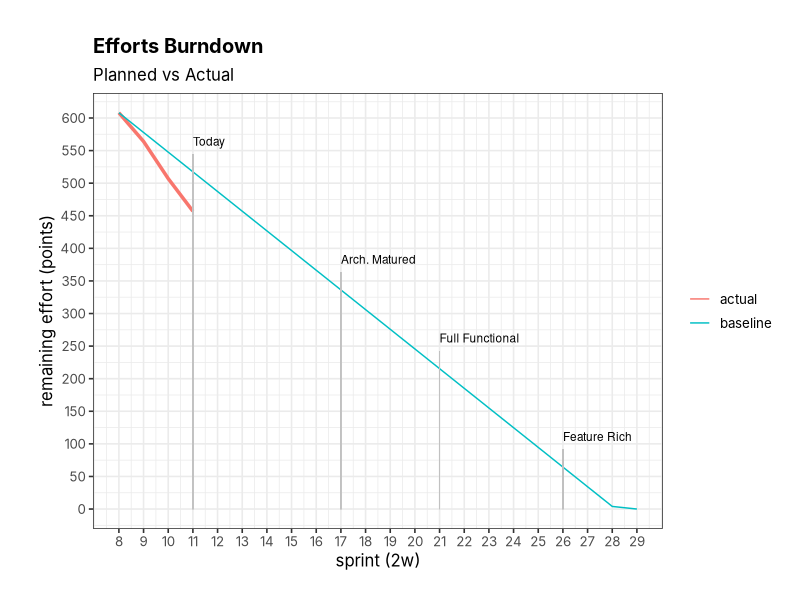

The R source for this figure:
library(ggplot2);

ystep <- 50
guide_line_color <- '#c0c0c0'
guide_line_sz <- .2
curr_sprint <- 11
annotation_sz <- 3

my_theme <- function() {
    theme_bw(base_size=12, base_family = 'SF Pro Display') +
        theme(legend.title = element_blank()) +
        theme(plot.title = element_text(vjust = 1.25, face = 'bold')) +
        theme(plot.margin = unit(c(1, .5, .75, 1), "cm"))
}

dat <- read.csv('burndown.csv')
baseline <- data.frame(dat$Sprint, dat$Baseline, rep('baseline', dim(dat)[1]))
actual <- data.frame(dat$Sprint, dat$Actual, rep('actual', dim(dat)[1]))
actual <- subset(actual, ! is.na(dat.Actual))
head <- c('sprint', 'efforts', 'type')
names(baseline) <- head
names(actual) <- head
burndown <- rbind(baseline, actual)

max_efforts <- max(burndown$efforts)
min_sprint <- min(burndown$sprint)
max_sprint <- max(burndown$sprint)
velocity <- max_efforts / (max_sprint - min_sprint)

min(actual$efforts)
plot <- ggplot(burndown, aes(sprint, efforts)) +
    geom_line(aes(color = type, size = type != 'baseline')) +
    scale_x_continuous(limits = c(min_sprint, max_sprint),
        breaks = seq(min_sprint, max_sprint, by=1), name = 'sprint (2w)') +
    scale_y_continuous(limits = c(0, max_efforts),
        breaks = seq(0, max_efforts, by=ystep), name = 'remaining effort (points)') +
    scale_size_manual(values = c(0.5, 1.2), guide = FALSE) +
    geom_segment(aes(x = curr_sprint, xend = curr_sprint, y = 0, yend = 554.40 - 10),
                 color = guide_line_color, size = guide_line_sz) +
    geom_segment(aes(x = 17, xend = 17, y = 0, yend = 373.2 - 10),
                 color = guide_line_color, size = guide_line_sz) +
    geom_segment(aes(x = 21, xend = 21, y = 0, yend = 252.4 - 10),
                 color = guide_line_color, size = guide_line_sz) +
    geom_segment(aes(x = 26, xend = 26, y = 0, yend = 101.4 - 10),
                 color = guide_line_color, size = guide_line_sz) +
    annotate('text', x = curr_sprint, y = 554.40 + 10, hjust = 0,
             size = annotation_sz, label = 'Today') +
    annotate('text', x = 17, y = 373.2 + 10, hjust = 0,
             size = annotation_sz, label = 'Arch. Matured') +
    annotate('text', x = 21, y = 252.4 + 10, hjust = 0,
             size = annotation_sz, label = 'Full Functional') +
    annotate('text', x = 26, y = 101.4 + 10, hjust = 0,
             size = annotation_sz, label = 'Feature Rich') +
    labs(title = 'Efforts Burndown',
         subtitle = 'Planned vs Actual') +
    my_theme()

svg('burndown.svg', width = 8, height = 5)
plot
dev.off()
